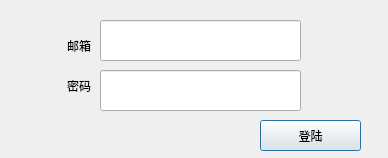
<?xml version="1.0" encoding="UTF-8"?>
<ui version="4.0">
 <class>Dialog</class>
 <widget class="QDialog" name="Dialog">
  <property name="geometry">
   <rect>
    <x>0</x>
    <y>0</y>
    <width>388</width>
    <height>158</height>
   </rect>
  </property>
  <property name="windowTitle">
   <string>Dialog</string>
  </property>
  <widget class="QLineEdit" name="emailLine">
   <property name="geometry">
    <rect>
     <x>100</x>
     <y>20</y>
     <width>201</width>
     <height>41</height>
    </rect>
   </property>
  </widget>
  <widget class="QLineEdit" name="pwdLine">
   <property name="geometry">
    <rect>
     <x>100</x>
     <y>70</y>
     <width>201</width>
     <height>41</height>
    </rect>
   </property>
   <property name="echoMode">
    <enum>QLineEdit::Password</enum>
   </property>
  </widget>
  <widget class="QLabel" name="label">
   <property name="geometry">
    <rect>
     <x>20</x>
     <y>30</y>
     <width>71</width>
     <height>31</height>
    </rect>
   </property>
   <property name="text">
    <string>邮箱</string>
   </property>
   <property name="alignment">
    <set>Qt::AlignRight|Qt::AlignTrailing|Qt::AlignVCenter</set>
   </property>
  </widget>
  <widget class="QLabel" name="label_2">
   <property name="geometry">
    <rect>
     <x>20</x>
     <y>70</y>
     <width>71</width>
     <height>31</height>
    </rect>
   </property>
   <property name="text">
    <string>密码</string>
   </property>
   <property name="alignment">
    <set>Qt::AlignRight|Qt::AlignTrailing|Qt::AlignVCenter</set>
   </property>
  </widget>
  <widget class="QPushButton" name="loginButton">
   <property name="geometry">
    <rect>
     <x>260</x>
     <y>120</y>
     <width>101</width>
     <height>31</height>
    </rect>
   </property>
   <property name="text">
    <string>登陆</string>
   </property>
  </widget>
 </widget>
 <resources/>
 <connections/>
</ui>
